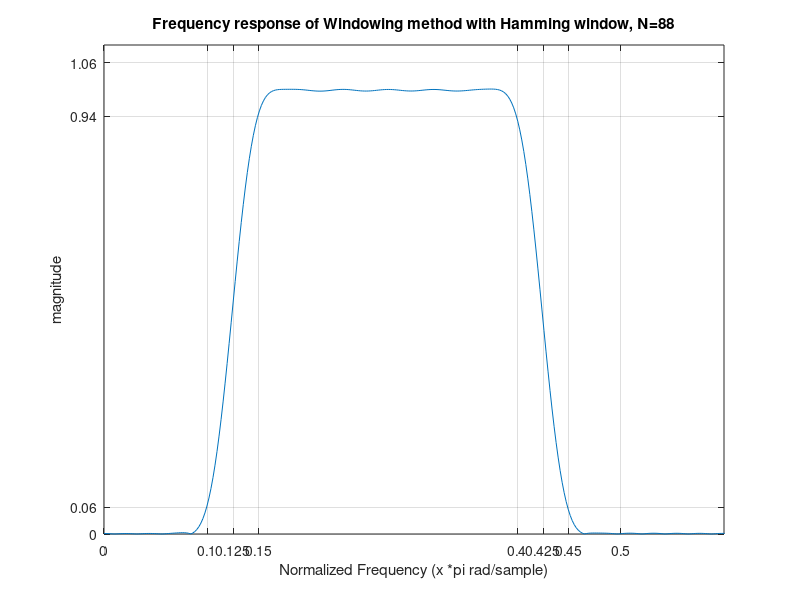
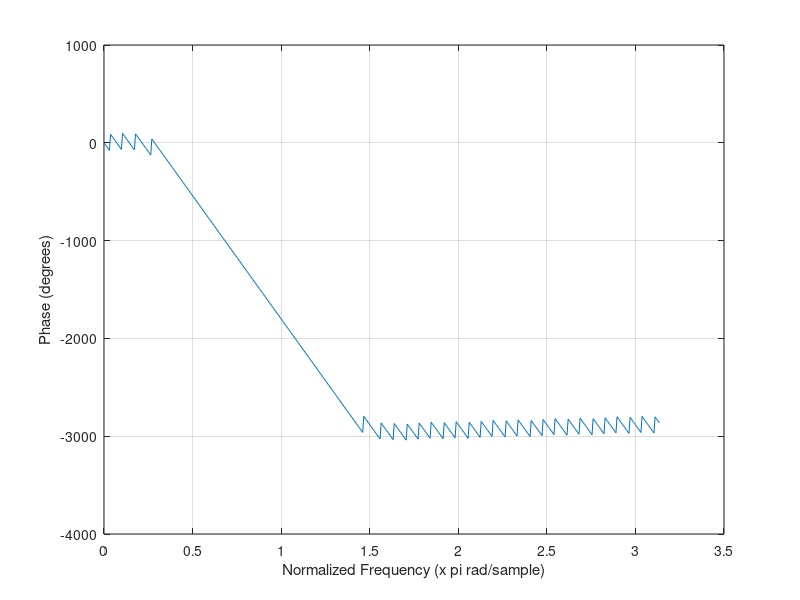

The MATLAB script that drew these images, in order:
%FIR Windowing via Hamming
n=88;
Fs = pi;
Wn = [0.125*pi 0.425*pi]/Fs;
s = fir1(n,Wn);
[HH,FF] = freqz(s);
figure(1)
plot(FF/pi,abs(HH))
set(gca,'YTick',[0 0.06 0.94 1.06])
set(gca,'XTick',[0 0.10 0.125 0.150 0.40 0.425 0.45 0.5])
axis( [ 0 0.6 0 1.1])
grid on
title('Frequency response of Windowing method with Hamming window, N=88');
xlabel('Normalized Frequency (x *pi rad/sample)')
ylabel('magnitude')
figure()
plot(FF,unwrap(angle(HH))*180/pi)
grid on
xlabel('Normalized Frequency (x pi rad/sample)')
ylabel('Phase (degrees)')